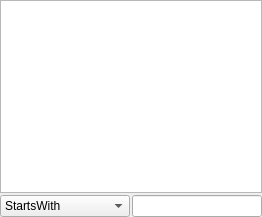
<?xml version="1.0" encoding="UTF-8"?>
<ui version="4.0">
 <class>page_subrecv</class>
 <widget class="QWidget" name="page_subrecv">
  <property name="geometry">
   <rect>
    <x>0</x>
    <y>0</y>
    <width>262</width>
    <height>217</height>
   </rect>
  </property>
  <property name="windowTitle">
   <string>Form</string>
  </property>
  <layout class="QVBoxLayout" name="verticalLayout">
   <property name="spacing">
    <number>2</number>
   </property>
   <property name="leftMargin">
    <number>0</number>
   </property>
   <property name="topMargin">
    <number>0</number>
   </property>
   <property name="rightMargin">
    <number>0</number>
   </property>
   <property name="bottomMargin">
    <number>0</number>
   </property>
   <item>
    <widget class="Input" name="input_recv">
     <property name="sizePolicy">
      <sizepolicy hsizetype="Expanding" vsizetype="MinimumExpanding">
       <horstretch>0</horstretch>
       <verstretch>0</verstretch>
      </sizepolicy>
     </property>
    </widget>
   </item>
   <item>
    <layout class="QHBoxLayout" name="hlyt">
     <property name="spacing">
      <number>2</number>
     </property>
     <item>
      <widget class="QComboBox" name="cmb_filter">
       <property name="sizePolicy">
        <sizepolicy hsizetype="MinimumExpanding" vsizetype="Preferred">
         <horstretch>0</horstretch>
         <verstretch>0</verstretch>
        </sizepolicy>
       </property>
       <item>
        <property name="text">
         <string>StartsWith</string>
        </property>
       </item>
       <item>
        <property name="text">
         <string>EndsWith</string>
        </property>
       </item>
       <item>
        <property name="text">
         <string>Contains</string>
        </property>
       </item>
       <item>
        <property name="text">
         <string>Not StartsWith</string>
        </property>
       </item>
       <item>
        <property name="text">
         <string>Not EndsWith</string>
        </property>
       </item>
       <item>
        <property name="text">
         <string>Not Contains</string>
        </property>
       </item>
      </widget>
     </item>
     <item>
      <widget class="QLineEdit" name="input_filter">
       <property name="sizePolicy">
        <sizepolicy hsizetype="MinimumExpanding" vsizetype="Preferred">
         <horstretch>0</horstretch>
         <verstretch>0</verstretch>
        </sizepolicy>
       </property>
      </widget>
     </item>
    </layout>
   </item>
  </layout>
 </widget>
 <customwidgets>
  <customwidget>
   <class>Input</class>
   <extends>QTextEdit</extends>
   <header>input.h</header>
  </customwidget>
 </customwidgets>
 <resources/>
 <connections/>
</ui>
